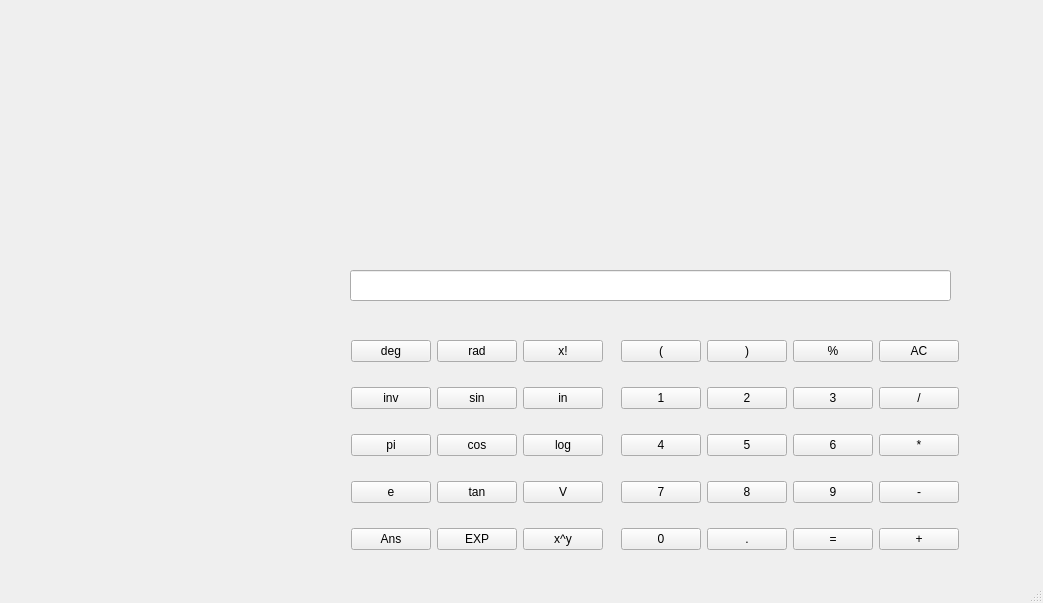
<?xml version="1.0" encoding="UTF-8"?>
<ui version="4.0">
 <class>MainWindow</class>
 <widget class="QMainWindow" name="MainWindow">
  <property name="geometry">
   <rect>
    <x>0</x>
    <y>0</y>
    <width>1043</width>
    <height>603</height>
   </rect>
  </property>
  <property name="windowTitle">
   <string>MainWindow</string>
  </property>
  <property name="styleSheet">
   <string notr="true"/>
  </property>
  <widget class="QWidget" name="centralwidget">
   <widget class="QLineEdit" name="edt_calc">
    <property name="geometry">
     <rect>
      <x>350</x>
      <y>270</y>
      <width>601</width>
      <height>31</height>
     </rect>
    </property>
   </widget>
   <widget class="QWidget" name="layoutWidget">
    <property name="geometry">
     <rect>
      <x>351</x>
      <y>321</y>
      <width>608</width>
      <height>253</height>
     </rect>
    </property>
    <layout class="QHBoxLayout" name="horizontalLayout">
     <item>
      <layout class="QGridLayout" name="gridLayout">
       <item row="2" column="2">
        <widget class="QPushButton" name="pushButton_17">
         <property name="text">
          <string>log</string>
         </property>
        </widget>
       </item>
       <item row="4" column="2">
        <widget class="QPushButton" name="pushButton_32">
         <property name="text">
          <string>x^y</string>
         </property>
        </widget>
       </item>
       <item row="4" column="1">
        <widget class="QPushButton" name="pushButton_31">
         <property name="text">
          <string>EXP</string>
         </property>
        </widget>
       </item>
       <item row="1" column="1">
        <widget class="QPushButton" name="pushButton_15">
         <property name="text">
          <string>sin</string>
         </property>
        </widget>
       </item>
       <item row="3" column="0">
        <widget class="QPushButton" name="pushButton_10">
         <property name="text">
          <string>e</string>
         </property>
        </widget>
       </item>
       <item row="0" column="1">
        <widget class="QPushButton" name="pushButton_25">
         <property name="text">
          <string>rad</string>
         </property>
        </widget>
       </item>
       <item row="0" column="2">
        <widget class="QPushButton" name="pushButton_26">
         <property name="text">
          <string>x!</string>
         </property>
        </widget>
       </item>
       <item row="3" column="2">
        <widget class="QPushButton" name="pushButton_18">
         <property name="text">
          <string>V</string>
         </property>
        </widget>
       </item>
       <item row="1" column="0">
        <widget class="QPushButton" name="pushButton_14">
         <property name="text">
          <string>inv</string>
         </property>
        </widget>
       </item>
       <item row="1" column="2">
        <widget class="QPushButton" name="pushButton_16">
         <property name="text">
          <string>in</string>
         </property>
        </widget>
       </item>
       <item row="2" column="1">
        <widget class="QPushButton" name="pushButton_12">
         <property name="text">
          <string>cos</string>
         </property>
        </widget>
       </item>
       <item row="0" column="0">
        <widget class="QPushButton" name="pushButton_24">
         <property name="text">
          <string>deg</string>
         </property>
        </widget>
       </item>
       <item row="3" column="1">
        <widget class="QPushButton" name="pushButton_11">
         <property name="text">
          <string>tan</string>
         </property>
        </widget>
       </item>
       <item row="4" column="0">
        <widget class="QPushButton" name="pushButton_30">
         <property name="text">
          <string>Ans</string>
         </property>
        </widget>
       </item>
       <item row="2" column="0">
        <widget class="QPushButton" name="pushButton_13">
         <property name="text">
          <string>pi</string>
         </property>
        </widget>
       </item>
       <item row="1" column="3">
        <spacer name="horizontalSpacer">
         <property name="orientation">
          <enum>Qt::Horizontal</enum>
         </property>
         <property name="sizeHint" stdset="0">
          <size>
           <width>40</width>
           <height>20</height>
          </size>
         </property>
        </spacer>
       </item>
      </layout>
     </item>
     <item>
      <layout class="QGridLayout" name="gridLayout_2">
       <item row="0" column="3">
        <widget class="QPushButton" name="btn_apagaTudo">
         <property name="text">
          <string>AC</string>
         </property>
        </widget>
       </item>
       <item row="1" column="1">
        <widget class="QPushButton" name="btn_2">
         <property name="text">
          <string>2</string>
         </property>
        </widget>
       </item>
       <item row="1" column="0">
        <widget class="QPushButton" name="btn_1">
         <property name="text">
          <string>1</string>
         </property>
        </widget>
       </item>
       <item row="2" column="2">
        <widget class="QPushButton" name="btn_6">
         <property name="text">
          <string>6</string>
         </property>
        </widget>
       </item>
       <item row="2" column="3">
        <widget class="QPushButton" name="btn_vezes">
         <property name="text">
          <string>*</string>
         </property>
        </widget>
       </item>
       <item row="4" column="0">
        <widget class="QPushButton" name="btn_0">
         <property name="text">
          <string>0</string>
         </property>
        </widget>
       </item>
       <item row="0" column="2">
        <widget class="QPushButton" name="pushButton_29">
         <property name="text">
          <string>%</string>
         </property>
        </widget>
       </item>
       <item row="2" column="1">
        <widget class="QPushButton" name="btn_5">
         <property name="text">
          <string>5</string>
         </property>
        </widget>
       </item>
       <item row="3" column="3">
        <widget class="QPushButton" name="btn_menos">
         <property name="text">
          <string>-</string>
         </property>
        </widget>
       </item>
       <item row="4" column="1">
        <widget class="QPushButton" name="btn_virgula">
         <property name="text">
          <string>.</string>
         </property>
        </widget>
       </item>
       <item row="3" column="0">
        <widget class="QPushButton" name="btn_7">
         <property name="text">
          <string>7</string>
         </property>
        </widget>
       </item>
       <item row="2" column="0">
        <widget class="QPushButton" name="btn_4">
         <property name="text">
          <string>4</string>
         </property>
        </widget>
       </item>
       <item row="1" column="3">
        <widget class="QPushButton" name="btn_divisao">
         <property name="text">
          <string>/</string>
         </property>
        </widget>
       </item>
       <item row="4" column="2">
        <widget class="QPushButton" name="btn_igual">
         <property name="text">
          <string>=</string>
         </property>
        </widget>
       </item>
       <item row="4" column="3">
        <widget class="QPushButton" name="btn_mais">
         <property name="text">
          <string>+</string>
         </property>
        </widget>
       </item>
       <item row="3" column="2">
        <widget class="QPushButton" name="btn_9">
         <property name="text">
          <string>9</string>
         </property>
        </widget>
       </item>
       <item row="1" column="2">
        <widget class="QPushButton" name="btn_3">
         <property name="text">
          <string>3</string>
         </property>
        </widget>
       </item>
       <item row="0" column="0">
        <widget class="QPushButton" name="btn_paraAbre">
         <property name="text">
          <string>(</string>
         </property>
        </widget>
       </item>
       <item row="3" column="1">
        <widget class="QPushButton" name="btn_8">
         <property name="text">
          <string>8</string>
         </property>
        </widget>
       </item>
       <item row="0" column="1">
        <widget class="QPushButton" name="btn_paraFecha">
         <property name="text">
          <string>)</string>
         </property>
        </widget>
       </item>
      </layout>
     </item>
    </layout>
   </widget>
  </widget>
  <widget class="QMenuBar" name="menubar">
   <property name="geometry">
    <rect>
     <x>0</x>
     <y>0</y>
     <width>1043</width>
     <height>27</height>
    </rect>
   </property>
  </widget>
  <widget class="QStatusBar" name="statusbar"/>
 </widget>
 <resources/>
 <connections/>
</ui>
